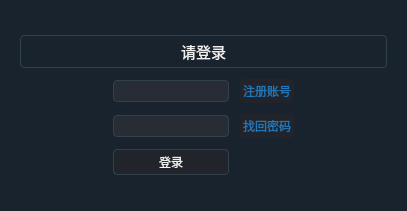
<?xml version="1.0" encoding="UTF-8"?>
<ui version="4.0">
 <class>LoginForm</class>
 <widget class="QDialog" name="LoginForm">
  <property name="enabled">
   <bool>true</bool>
  </property>
  <property name="geometry">
   <rect>
    <x>0</x>
    <y>0</y>
    <width>407</width>
    <height>211</height>
   </rect>
  </property>
  <property name="sizePolicy">
   <sizepolicy hsizetype="Expanding" vsizetype="Expanding">
    <horstretch>0</horstretch>
    <verstretch>0</verstretch>
   </sizepolicy>
  </property>
  <property name="windowTitle">
   <string>登录</string>
  </property>
  <property name="styleSheet">
   <string notr="true">
*{font-family: Helvetica, 'Hiragino Sans GB', 'Microsoft Yahei', '微软雅黑', Arial, sans-serif;
}


QWidget
{
background-color: #19232D;
}



/* Button */
QPushButton {
    background-color: #21252B;
    border: 1px solid #32414B;
    color: #F0F0F0;
    border-radius: 4px;
    padding: 3px;
    outline: none;
}

QPushButton:disabled {
    background-color: #21252B;
    border: 1px solid #32414B;
    color: #787878;
    border-radius: 4px;
    padding: 3px;
}

QPushButton:checked {
    background-color: #32414B;
    border: 1px solid #32414B;
    border-radius: 4px;
    padding: 3px;
    outline: none;
}

QPushButton:checked:disabled {
    background-color: #19232D;
    border: 1px solid #32414B;
    color: #787878;
    border-radius: 4px;
    padding: 3px;
    outline: none;
}

QPushButton::menu-indicator {
    subcontrol-origin: padding;
    subcontrol-position: bottom right;
    bottom: 4px;
}

QPushButton:pressed {
    background-color: #19232D;
    border: 1px solid #19232D;
}

QPushButton:hover,
QPushButton:checked:hover{
    border: 1px solid #148CD2;
    color: #F0F0F0;
}

QPushButton:selected,
QPushButton:checked:selected{
    background: #1464A0;
    color: #32414B;
}

/* 输入框 */
QAbstractSpinBox {
    background-color: #282C34;
    border: 1px solid #32414B;
    color: #F0F0F0;
    padding-top: 2px;     /* This fix  103, 111*/
    padding-bottom: 2px;  /* This fix  103, 111*/
    padding-left: 4px;
    padding-right: 4px;
    border-radius: 4px;
    /* min-width: 5px; removed to fix 109 */
}

QAbstractSpinBox:up-button {
    background-color: transparent #282C34;
    subcontrol-origin: border;
    subcontrol-position: top right;
    border-left: 1px solid #32414B;
    margin: 1px;
}

QAbstractSpinBox::up-arrow,
QAbstractSpinBox::up-arrow:disabled,
QAbstractSpinBox::up-arrow:off {
    image: url(:/Icon/up_arrow_disabled);
    width: 9px;
    height: 9px;
}

QAbstractSpinBox::up-arrow:hover {
    image: url(:/Icon/up_arrow);
}

QAbstractSpinBox:down-button {
    background-color: transparent #282C34;
    subcontrol-origin: border;
    subcontrol-position: bottom right;
    border-left: 1px solid #32414B;
    margin: 1px;
}

QAbstractSpinBox::down-arrow,
QAbstractSpinBox::down-arrow:disabled,
QAbstractSpinBox::down-arrow:off {
    image: url(:/Icon/down_arrow_disabled);
    width: 9px;
    height: 9px;
}

QAbstractSpinBox::down-arrow:hover {
    image: url(:/Icon/down_arrow);
}

QAbstractSpinBox:hover{
    border: 1px solid #148CD2;
    color: #F0F0F0;
}

QAbstractSpinBox:selected {
    background: #1464A0;
    color: #32414B;
}


/* 标签 */
QLabel {
    border: 0px solid #32414B;
    margin: 0px;
    color: #F0F0F0;
}

QLabel::disabled {
    border: 0px solid #32414B;
    color: #787878;
}


/* 复选框 */
QComboBox {
    border: 1px solid #32414B;
    border-radius: 4px;
    selection-background-color: #1464A0;
    padding-top: 2px;     /* This fix  #103, #111*/
    padding-bottom: 2px;  /* This fix  #103, #111*/
    padding-left: 4px;
    padding-right: 4px;
    background-color: #21252B;
    color: #9DA5B4;
}

QComboBox:disabled {
    background-color: #19232D;
    color: #787878;
}

QComboBox:hover{
    border: 1px solid #148CD2;
}

QComboBox:on {
    selection-background-color: #19232D;
}

QComboBox QAbstractItemView {
    background-color: #19232D;
    border-radius: 4px;
    border: 1px solid #32414B;
    color: #9CA3B2;
    selection-color: #9DA5B4;
    selection-background-color: #32414B;
}

QComboBox::drop-down {
    subcontrol-origin: padding;
    subcontrol-position: top right;
    width: 20px;
    border-left-width: 0px;
    border-left-color: #32414B;
    border-left-style: solid;
    border-top-right-radius: 3px;
    border-bottom-right-radius: 3px;
}

QComboBox::down-arrow {
    image: url(:/Icon/down_arrow_disabled);
}

QComboBox::down-arrow:on,
QComboBox::down-arrow:hover,
QComboBox::down-arrow:focus {
    image: url(:/Icon/down_arrow);
}


/* Tab条 */
QTabBar {
    qproperty-drawBase: 0;
    border-radius: 4px;
    margin: 0px;
    padding: 2px;
    border: 0;

    /* left: 5px; move to the right by 5px - removed for fix */
    }

QTabBar::close-button {
    border: 0;
    margin: 2px;
    padding: 0;
    image: url(:/Icon/close);
}

QTabBar::close-button:hover {
    image: url(:/Icon/close-hover);
}

QTabBar::close-button:pressed {
    image: url(:/Icon/close-pressed);
}

QTabBar::tab:top:selected:disabled {
    border-bottom: 3px solid #14506E;
    color: #787878;
    background-color: #32414B;
}

QTabBar::tab:bottom:selected:disabled {
    border-top: 3px solid #14506E;
    color: #787878;
    background-color: #32414B;
}

QTabBar::tab:left:selected:disabled {
    border-left: 3px solid #14506E;
    color: #787878;
    background-color: #32414B;
}

QTabBar::tab:right:selected:disabled {
    border-right: 3px solid #14506E;
    color: #787878;
    background-color: #32414B;
}

QTabBar::tab:top:!selected:disabled {
    border-bottom: 3px solid #19232D;
    color: #787878;
    background-color: #19232D;
}

QTabBar::tab:bottom:!selected:disabled {
    border-top: 3px solid #19232D;
    color: #787878;
    background-color: #19232D;
}

QTabBar::tab:left:!selected:disabled {
    border-right: 3px solid #19232D;
    color: #787878;
    background-color: #19232D;
}

QTabBar::tab:right:!selected:disabled {
    border-left: 3px solid #19232D;
    color: #787878;
    background-color: #19232D;
}

QTabBar::tab:top:!selected {
    border-bottom: 2px solid #19232D;
    margin-top: 2px;
}

QTabBar::tab:bottom:!selected {
    border-top: 2px solid #19232D;
    margin-bottom: 3px;
}

QTabBar::tab:left:!selected {
    border-left: 2px solid #19232D;
    margin-right: 2px;
}

QTabBar::tab:right:!selected {
    border-right: 2px solid #19232D;
    margin-left: 2px;
}

QTabBar::tab:top {
    background-color: #21252B;
    color: #F0F0F0;
    margin-left: 2px;
    padding-left: 4px;
    padding-right: 4px;
    padding-top: 2px;
    padding-bottom: 2px;
    min-width: 5px;
    border-bottom: 3px solid #32414B;
    border-top-left-radius: 3px;
    border-top-right-radius: 3px;
}

QTabBar::tab:top:selected {
    background-color: #282C34;
    color: #F0F0F0;
    border-bottom: 1px solid #1464A0;
    border-top-left-radius: 3px;
    border-top-right-radius: 3px;
}

QTabBar::tab:top:!selected:hover {
    border: 1px solid #148CD2;
    border-bottom: 3px solid #148CD2;
    padding: 0px;
}

QTabBar::tab:bottom {
    color: #F0F0F0;
    border-top: 3px solid #32414B;
    background-color: #32414B;
    margin-left: 2px;
    padding-left: 4px;
    padding-right: 4px;
    padding-top: 2px;
    padding-bottom: 2px;
    border-bottom-left-radius: 3px;
    border-bottom-right-radius: 3px;
    min-width: 5px;
}

QTabBar::tab:bottom:selected {
    color: #F0F0F0;
    background-color: #282C34;
    border-top: 1px solid #1464A0;
    border-bottom-left-radius: 3px;
    border-bottom-right-radius: 3px;
}

QTabBar::tab:bottom:!selected:hover {
    border: 1px solid #148CD2;
    border-top: 3px solid #148CD2;
    padding: 0px;
}

QTabBar::tab:left {
    color: #F0F0F0;
    background-color: #32414B;
    margin-top: 2px;
    padding-left: 2px;
    padding-right: 2px;
    padding-top: 4px;
    padding-bottom: 4px;
    border-top-right-radius: 3px;
    border-bottom-right-radius: 3px;
    min-height: 5px;
}

QTabBar::tab:left:selected {
    color: #F0F0F0;
    background-color: #282C34;
    border-left: 1px solid #1464A0;
    border-top-right-radius: 3px;
    border-bottom-right-radius: 3px;
}

QTabBar::tab:left:!selected:hover {
    border: 1px solid #148CD2;
    border-left: 3px solid #148CD2;
    padding: 0px;
}

QTabBar::tab:right {
    color: #F0F0F0;
    background-color: #32414B;
    margin-top: 2px;
    padding-left: 2px;
    padding-right: 2px;
    padding-top: 4px;
    padding-bottom: 4px;
    border-top-left-radius: 3px;
    border-bottom-left-radius: 3px;
    min-height: 5px;
}

QTabBar::tab:right:selected {
    color: #F0F0F0;
    background-color: #505F69;
    border-right: 1px solid #1464A0;
    border-top-left-radius: 3px;
    border-bottom-left-radius: 3px;
}

QTabBar::tab:right:!selected:hover {
    border: 1px solid #148CD2;
    border-right: 3px solid #148CD2;
    padding: 0px;
}

QTabBar QToolButton::right-arrow:enabled {
    image: url(:/Icon/right_arrow);
}

QTabBar QToolButton::left-arrow:enabled {
    image: url(:/Icon/left_arrow);
}

QTabBar QToolButton::right-arrow:disabled {
    image: url(:/Icon/right_arrow_disabled);
}

QTabBar QToolButton::left-arrow:disabled {
    image: url(:/Icon/left_arrow_disabled);
}


/* 滑动条 */
QSlider:disabled {
    background: #19232D;
}

QSlider:focus {
    border: none;
}

QSlider::groove:horizontal {
    background: #21252B;
    border: 0px solid #32414B;
    height: 4px;
    margin: 0px;
    border-radius: 4px;
}

QSlider::sub-page:horizontal {
    background: #1464A0;
    border: 0px solid #32414B;
    height: 4px;
    margin: 0px;
    border-radius: 4px;
}

QSlider::sub-page:horizontal:disabled {
    background: #14506E;
}

QSlider::handle:horizontal {
    background: #787878;
    border: 0px solid #32414B;
    width: 8px;
    height: 8px;
    margin: -8px 0;
    border-radius: 4px;
}

QSlider::handle:horizontal:hover {
    background: #148CD2;
    border: 0px solid #148CD2;
}

QSlider::groove:vertical {
    background: #21252B;
    border: 1px solid #32414B;
    width: 4px;
    margin: 0px;
    border-radius: 4px;
}

QSlider::sub-page:vertical {
    background: #1464A0;
    border: 0px solid #32414B;
    width: 4px;
    margin: 0px;
    border-radius: 4px;
}

QSlider::sub-page:vertical:disabled {
    background: #14506E;
}

QSlider::handle:vertical {
    background: #787878;
    border: 0px solid #32414B;
    width: 8px;
    height: 8px;
    margin: 0 -8px;
    border-radius: 4px;
}

QSlider::handle:vertical:hover {
    background: #148CD2;
    border: 0px solid #148CD2;
}


/* 文本编辑框 */
QLineEdit {
    background-color: #282C34;
    padding-top: 2px;     /* This QLineEdit fix  103, 111 */
    padding-bottom: 2px;  /* This QLineEdit fix  103, 111 */
    padding-left: 4px;
    padding-right: 4px;
    border-style: solid;
    border: 1px solid #32414B;
    border-radius: 4px;
    color: #F0F0F0;
}

QLineEdit:disabled {
    background-color: #282C34;
    color: #787878;
}

QLineEdit:hover{
    border: 1px solid #148CD2;
    color: #F0F0F0;
}

QLineEdit:selected{
    background: #1464A0;
    color: #32414B;
}


/* 框 */
QFrame {
    border-radius: 4px;
    border: 1px solid #32414B;
}

QFrame[frameShape=&quot;0&quot;] {
    border-radius: 4px;
    border: 1px transparent #32414B;
}

QFrame[height=&quot;3&quot;],
QFrame[width=&quot;3&quot;] {
    background-color: #19232D;
}

</string>
  </property>
  <layout class="QVBoxLayout" name="verticalLayout_2">
   <property name="spacing">
    <number>11</number>
   </property>
   <property name="topMargin">
    <number>11</number>
   </property>
   <item>
    <widget class="QWidget" name="widget" native="true">
     <layout class="QVBoxLayout" name="verticalLayout">
      <property name="spacing">
       <number>11</number>
      </property>
      <item>
       <spacer name="verticalSpacer_2">
        <property name="orientation">
         <enum>Qt::Vertical</enum>
        </property>
        <property name="sizeHint" stdset="0">
         <size>
          <width>20</width>
          <height>40</height>
         </size>
        </property>
       </spacer>
      </item>
      <item>
       <widget class="QLabel" name="label">
        <property name="font">
         <font>
          <family>Helvetica,Hiragino Sans GB,Microsoft Yahei,微软雅黑,Arial,sans-serif</family>
          <pointsize>11</pointsize>
         </font>
        </property>
        <property name="text">
         <string>请登录</string>
        </property>
        <property name="alignment">
         <set>Qt::AlignHCenter|Qt::AlignTop</set>
        </property>
       </widget>
      </item>
      <item>
       <layout class="QGridLayout" name="gridLayout">
        <item row="0" column="3">
         <widget class="QPushButton" name="sign_up_button">
          <property name="styleSheet">
           <string notr="true">border: none;
color: #2376b7;</string>
          </property>
          <property name="text">
           <string>注册账号</string>
          </property>
         </widget>
        </item>
        <item row="1" column="0">
         <spacer name="horizontalSpacer">
          <property name="orientation">
           <enum>Qt::Horizontal</enum>
          </property>
          <property name="sizeHint" stdset="0">
           <size>
            <width>40</width>
            <height>20</height>
           </size>
          </property>
         </spacer>
        </item>
        <item row="2" column="1" colspan="2">
         <widget class="QPushButton" name="sign_in_button">
          <property name="text">
           <string>登录</string>
          </property>
         </widget>
        </item>
        <item row="1" column="3">
         <widget class="QPushButton" name="retrive_button">
          <property name="styleSheet">
           <string notr="true">border: none;
color: #2376b7;</string>
          </property>
          <property name="text">
           <string>找回密码</string>
          </property>
         </widget>
        </item>
        <item row="1" column="1" colspan="2">
         <widget class="QLineEdit" name="pwd_input"/>
        </item>
        <item row="0" column="1" colspan="2">
         <widget class="QLineEdit" name="id_input"/>
        </item>
        <item row="1" column="4">
         <spacer name="horizontalSpacer_2">
          <property name="orientation">
           <enum>Qt::Horizontal</enum>
          </property>
          <property name="sizeHint" stdset="0">
           <size>
            <width>40</width>
            <height>20</height>
           </size>
          </property>
         </spacer>
        </item>
       </layout>
      </item>
      <item>
       <spacer name="verticalSpacer">
        <property name="orientation">
         <enum>Qt::Vertical</enum>
        </property>
        <property name="sizeHint" stdset="0">
         <size>
          <width>20</width>
          <height>40</height>
         </size>
        </property>
       </spacer>
      </item>
     </layout>
    </widget>
   </item>
  </layout>
 </widget>
 <tabstops>
  <tabstop>retrive_button</tabstop>
  <tabstop>pwd_input</tabstop>
  <tabstop>id_input</tabstop>
  <tabstop>sign_up_button</tabstop>
  <tabstop>sign_in_button</tabstop>
 </tabstops>
 <resources/>
 <connections/>
</ui>
